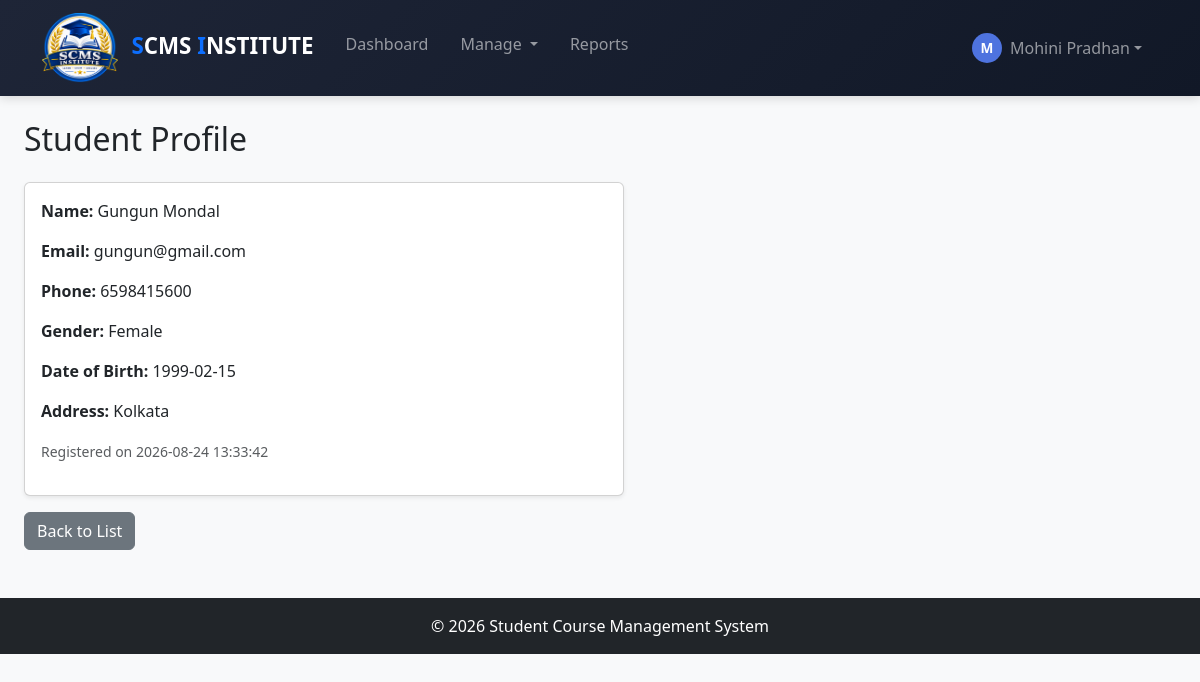
Screenshot of /students/view.php?id=2 (signed in) with the database file from the repository.
### tables this page shows
CREATE TABLE `students` (
  `id` int(11) NOT NULL,
  `student_name` varchar(100) NOT NULL,
  `email` varchar(100) NOT NULL,
  `phone` varchar(15) NOT NULL,
  `gender` enum('Male','Female','Other') NOT NULL,
  `dob` date NOT NULL,
  `address` text DEFAULT NULL,
  `created_at` timestamp NOT NULL DEFAULT current_timestamp()
);

### students/view.php (the view, shortened to what this page needs)
<?php
    require_once "../config/db.php";
    $id = $_GET["id"] ?? null;
    $stmt = $pdo->prepare("SELECT * FROM students WHERE id = ?");
    $stmt->execute([$id]);
    $student = $stmt->fetch();
    require_once "../includes/header.php";
    ?>
    <h2 class="mb-4">Student Profile</h2>
    <div class="card shadow-sm" style="max-width: 600px;">
        <div class="card-body">
            <p><strong>Name:</strong> <?= htmlspecialchars($student['student_name']) ?></p>
            <p><strong>Email:</strong> <?= htmlspecialchars($student['email']) ?></p>
            <p><strong>Phone:</strong> <?= htmlspecialchars($student['phone']) ?></p>
            <p><strong>Gender:</strong> <?= htmlspecialchars($student['gender']) ?></p>
            <p><strong>Date of Birth:</strong> <?= htmlspecialchars($student['dob']) ?></p>
            <p><strong>Address:</strong> <?= htmlspecialchars($student['address']) ?></p>
            <p class="text-muted"><small>Registered on <?= $student['created_at'] ?></small></p>
        </div>
    </div>
    <a href="list.php" class="btn btn-secondary mt-3">Back to List</a>
    <?php require_once "../includes/footer.php"; ?>

### assets/css/style.css (style rules this page uses)
body { display: flex; flex-direction: column; min-height: 100vh; background-color: #f4f6f9; }
html, body { height: 100%; }
* { margin: 0; padding: 0; box-sizing: border-box; }

### rows the page displays
students: student_name "Gungun Mondal", email "gungun@gmail.com", phone "6598415600", gender "Female", dob "1999-02-15", address "Kolkata", created_at "2026-08-24 13:33:42"

### other values shown
substr($_SESSION['user_name'] ?? 'A', 0, 1) "M"
$_SESSION['user_name'] "Mohini Pradhan"
